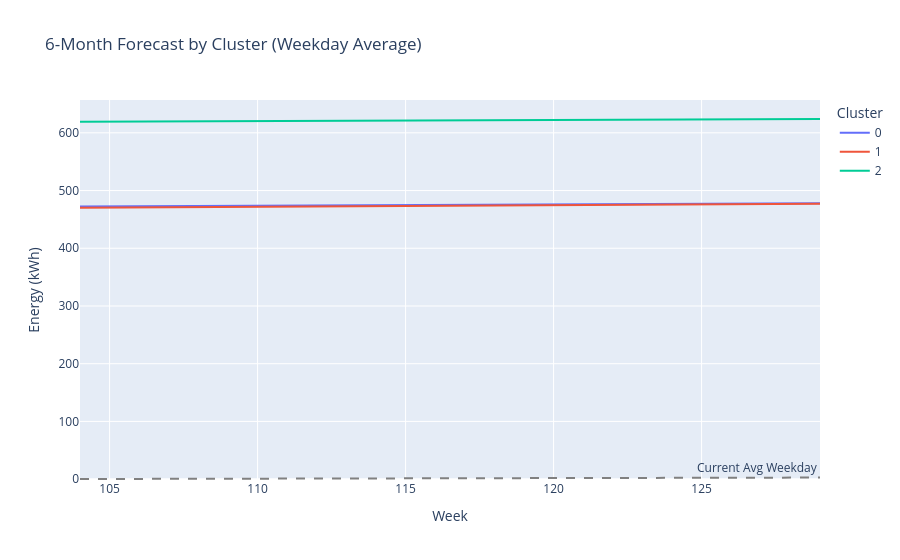

The notebook cell this image was saved under:
### Markdown cell above
## Step 7: Forecast Visualization and Summary

Cluster-based regression forecasts for next 26 weeks with weekend dip patterns.

### Code cell
# Visualize forecasts by cluster
fig4 = px.line(forecast_df, 
               x='week', 
               y='forecast',
               color='cluster',
               title='6-Month Forecast by Cluster (Weekday Average)',
               labels={'week': 'Week', 'forecast': 'Energy (kWh)', 'cluster': 'Cluster'})
fig4.add_hline(y=avg_weekday, line_dash="dash", line_color="gray", annotation_text="Current Avg Weekday")
fig4.show()

# Summary Report
print("\n" + "="*60)
print("📈 ADMIN BUILDING WEEKEND DIP - ANALYSIS SUMMARY")
print("="*60)

print(f"\n✅ DATA OVERVIEW:")
print(f"   • Historical data: {weeks} weeks (2 years)")
print(f"   • Forecast period: 26 weeks (6 months)")
print(f"   • Average energy usage: {df['energy_usage'].mean():.1f} kWh/week")

print(f"\n🎯 K-MEANS CLUSTERING RESULTS:")
for cluster_id in range(3):
    avg_energy = df[df['cluster'] == cluster_id]['energy_usage'].mean()
    count = len(df[df['cluster'] == cluster_id])
    profile = "High Usage" if cluster_id == high_cluster else ("Low Usage" if cluster_id == low_cluster else "Normal Usage")
    print(f"   • Cluster {cluster_id} ({profile}): {count} weeks, avg {avg_energy:.1f} kWh")

print(f"\n🏠 WEEKEND DIP ANALYSIS:")
print(f"   • Weekday average: {avg_weekday:.1f} kWh")
print(f"   • Weekend average: {avg_weekend:.1f} kWh")
print(f"   • Dip percentage: {weekend_dip_percent:.1f}%")
print(f"   • Annual savings (natural dip): Rs {weekend_savings_cost:.0f}")

print(f"\n💡 OPTIMIZATION OPPORTUNITIES:")
print(f"   • 20% additional reduction potential: Rs {optimization_savings_cost:.0f}/year")
print(f"   • Cluster balancing potential: Rs {cluster_imbalance_cost:.0f}/6-months")

print(f"\n💰 TOTAL SAVINGS POTENTIAL: Rs {total_savings_rs * 2:.0f}/year")
print("="*60)

### Figure 1 — Plotly figure (JSON) as saved in the notebook; plotly's stock layout.template omitted (floating-point values rounded to 4 significant figures)
{"data": [{"hovertemplate": "Cluster=0<br>Week=%{x}<br>Energy (kWh)=%{y}<extra></extra>", "legendgroup": "0", "line": {"color": "#636efa", "dash": "solid"}, "marker": {"symbol": "circle"}, "mode": "lines", "name": "0", "orientation": "v", "showlegend": true, "type": "scatter", "x": [104, 104, 105, 105, 106, 106, 107, 107, 108, 108, 109, 109, 110, 110, 111, 111, 112, 112, 113, 113, 114, 114, 115, 115, 116, 116, 117, 117, 118, 118, 119, 119, 120, 120, 121, 121, 122, 122, 123, 123, 124, 124, 125, 125, 126, 126, 127, 127, 128, 128, 129, 129], "xaxis": "x", "y": [472.5, 472.5, 472.7, 472.7, 473.0, 473.0, 473.2, 473.2, 473.4, 473.4, 473.6, 473.6, 473.8, 473.8, 474.0, 474.0, 474.3, 474.3, 474.5, 474.5, 474.7, 474.7, 474.9, 474.9, 475.1, 475.1, 475.3, 475.3, 475.6, 475.6, 475.8, 475.8, 476.0, 476.0, 476.2, 476.2, 476.4, 476.4, 476.6, 476.6, 476.9, 476.9, 477.1, 477.1, 477.3, 477.3, 477.5, 477.5, 477.7, 477.7, 477.9, 477.9], "yaxis": "y"}, {"hovertemplate": "Cluster=1<br>Week=%{x}<br>Energy (kWh)=%{y}<extra></extra>", "legendgroup": "1", "line": {"color": "#EF553B", "dash": "solid"}, "marker": {"symbol": "circle"}, "mode": "lines", "name": "1", "orientation": "v", "showlegend": true, "type": "scatter", "x": [104, 104, 105, 105, 106, 106, 107, 107, 108, 108, 109, 109, 110, 110, 111, 111, 112, 112, 113, 113, 114, 114, 115, 115, 116, 116, 117, 117, 118, 118, 119, 119, 120, 120, 121, 121, 122, 122, 123, 123, 124, 124, 125, 125, 126, 126, 127, 127, 128, 128, 129, 129], "xaxis": "x", "y": [470.0, 470.0, 470.3, 470.3, 470.6, 470.6, 470.9, 470.9, 471.2, 471.2, 471.5, 471.5, 471.7, 471.7, 472.0, 472.0, 472.3, 472.3, 472.6, 472.6, 472.9, 472.9, 473.2, 473.2, 473.5, 473.5, 473.8, 473.8, 474.1, 474.1, 474.4, 474.4, 474.6, 474.6, 474.9, 474.9, 475.2, 475.2, 475.5, 475.5, 475.8, 475.8, 476.1, 476.1, 476.4, 476.4, 476.7, 476.7, 477.0, 477.0, 477.3, 477.3], "yaxis": "y"}, {"hovertemplate": "Cluster=2<br>Week=%{x}<br>Energy (kWh)=%{y}<extra></extra>", "legendgroup": "2", "line": {"color": "#00cc96", "dash": "solid"}, "marker": {"symbol": "circle"}, "mode": "lines", "name": "2", "orientation": "v", "showlegend": true, "type": "scatter", "x": [104, 104, 105, 105, 106, 106, 107, 107, 108, 108, 109, 109, 110, 110, 111, 111, 112, 112, 113, 113, 114, 114, 115, 115, 116, 116, 117, 117, 118, 118, 119, 119, 120, 120, 121, 121, 122, 122, 123, 123, 124, 124, 125, 125, 126, 126, 127, 127, 128, 128, 129, 129], "xaxis": "x", "y": [619.1, 619.1, 619.3, 619.3, 619.5, 619.5, 619.7, 619.7, 619.9, 619.9, 620.1, 620.1, 620.3, 620.3, 620.5, 620.5, 620.7, 620.7, 620.9, 620.9, 621.1, 621.1, 621.3, 621.3, 621.4, 621.4, 621.6, 621.6, 621.8, 621.8, 622.0, 622.0, 622.2, 622.2, 622.4, 622.4, 622.6, 622.6, 622.8, 622.8, 623.0, 623.0, 623.2, 623.2, 623.4, 623.4, 623.6, 623.6, 623.7, 623.7, 623.9, 623.9], "yaxis": "y"}], "layout": {"annotations": [{"showarrow": false, "text": "Current Avg Weekday", "x": 1, "xanchor": "right", "xref": "x domain", "y": null, "yanchor": "bottom", "yref": "y"}], "legend": {"title": {"text": "Cluster"}, "tracegroupgap": 0}, "shapes": [{"line": {"color": "gray", "dash": "dash"}, "type": "line", "x0": 0, "x1": 1, "xref": "x domain", "y0": null, "y1": null, "yref": "y"}], "title": {"text": "6-Month Forecast by Cluster (Weekday Average)"}, "xaxis": {"anchor": "y", "domain": [0, 1], "title": {"text": "Week"}}, "yaxis": {"anchor": "x", "domain": [0, 1], "title": {"text": "Energy (kWh)"}}}}
